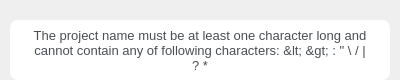
<?xml version="1.0" encoding="UTF-8"?>
<ui version="4.0">
 <class>InvalidProjectNameWidget</class>
 <widget class="QWidget" name="InvalidProjectNameWidget">
  <property name="geometry">
   <rect>
    <x>0</x>
    <y>0</y>
    <width>400</width>
    <height>80</height>
   </rect>
  </property>
  <property name="windowTitle">
   <string notr="true">Form</string>
  </property>
  <layout class="QVBoxLayout" name="verticalLayout">
   <property name="spacing">
    <number>0</number>
   </property>
   <property name="leftMargin">
    <number>10</number>
   </property>
   <property name="topMargin">
    <number>0</number>
   </property>
   <property name="rightMargin">
    <number>10</number>
   </property>
   <property name="bottomMargin">
    <number>0</number>
   </property>
   <item>
    <layout class="QHBoxLayout" name="horizontalLayout">
     <property name="spacing">
      <number>0</number>
     </property>
     <item>
      <spacer name="leftSpacer">
       <property name="orientation">
        <enum>Qt::Horizontal</enum>
       </property>
       <property name="sizeType">
        <enum>QSizePolicy::Fixed</enum>
       </property>
       <property name="sizeHint" stdset="0">
        <size>
         <width>75</width>
         <height>20</height>
        </size>
       </property>
      </spacer>
     </item>
     <item>
      <widget class="QLabel" name="pointerLabel">
       <property name="minimumSize">
        <size>
         <width>40</width>
         <height>20</height>
        </size>
       </property>
       <property name="styleSheet">
        <string notr="true">background: transparent;</string>
       </property>
       <property name="frameShape">
        <enum>QFrame::NoFrame</enum>
       </property>
       <property name="text">
        <string/>
       </property>
       <property name="margin">
        <number>0</number>
       </property>
      </widget>
     </item>
     <item>
      <spacer name="rightSpacer">
       <property name="orientation">
        <enum>Qt::Horizontal</enum>
       </property>
       <property name="sizeHint" stdset="0">
        <size>
         <width>40</width>
         <height>20</height>
        </size>
       </property>
      </spacer>
     </item>
    </layout>
   </item>
   <item>
    <widget class="QLabel" name="messageLabel">
     <property name="sizePolicy">
      <sizepolicy hsizetype="MinimumExpanding" vsizetype="MinimumExpanding">
       <horstretch>0</horstretch>
       <verstretch>0</verstretch>
      </sizepolicy>
     </property>
     <property name="styleSheet">
      <string notr="true">QLabel {
	font-family: Segoe UI;
    font-size: 13px;
    font-weight: normal;
    font-style: normal;
	color: #4a4e52;
    background-color: #ffffff;
    border-radius: 8px;
    padding-left: 20px;
    padding-right: 20px;
}</string>
     </property>
     <property name="text">
      <string>The project name must be at least one character long and cannot contain any of following characters: &lt; &gt; : &quot; \ / | ? *</string>
     </property>
     <property name="textFormat">
      <enum>Qt::PlainText</enum>
     </property>
     <property name="alignment">
      <set>Qt::AlignCenter</set>
     </property>
     <property name="wordWrap">
      <bool>true</bool>
     </property>
    </widget>
   </item>
  </layout>
 </widget>
 <resources/>
 <connections/>
</ui>
